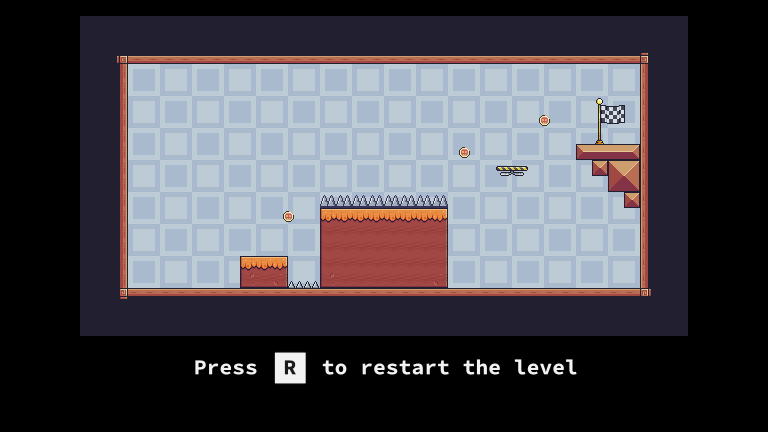

Below is a game level as drawn by its tile map, then a one-line description and the .tmx that defines it (tile-layer data replaced by summaries):
An orthogonal 48x27 tile map with 16x16 px tiles, 8 tile layers (background, instruction, platforms, falling_platforms, ...), 8 tilesets and 11 objects.

<map version="1.9" tiledversion="1.9.1" orientation="orthogonal" renderorder="left-up" width="48" height="27" tilewidth="16" tileheight="16" infinite="0" nextlayerid="12" nextobjectid="12">
 <tileset firstgid="1" source="Terrain.tsx" />
 <tileset firstgid="243" source="falling_platform.tsx" />
 <tileset firstgid="244" source="static_spikes.tsx" />
 <tileset firstgid="245" source="spikes.tsx" />
 <tileset firstgid="249" source="coin.tsx" />
 <tileset firstgid="250" source="Backgrounds.tsx" />
 <tileset firstgid="257" name="instruction3" tilewidth="16" tileheight="16" tilecount="104" columns="26">
  <image source="../image/instruction3.png" width="420" height="64" />
 </tileset>
 <tileset firstgid="361" source="end_point.tsx" />
 <layer id="1" name="background" width="48" height="27" locked="1">
  <data>[1296 cells, 33 non-empty, 1 distinct tile ids]</data>
 </layer>
 <layer id="11" name="instruction" width="48" height="27" locked="1">
  <data>[1296 cells, 104 non-empty, 104 distinct tile ids]</data>
 </layer>
 <layer id="2" name="platforms" width="48" height="27" locked="1">
  <data>[1296 cells, 736 non-empty, 29 distinct tile ids]</data>
 </layer>
 <layer id="8" name="falling_platforms" width="48" height="27" locked="1">
  <data>[1296 cells, 1 non-empty, 1 distinct tile ids]</data>
 </layer>
 <layer id="4" name="static_spikes" width="48" height="27" locked="1">
  <properties>
   <property name="rotation" type="float" value="0" />
  </properties>
  <data>[1296 cells, 2 non-empty, 1 distinct tile ids]</data>
 </layer>
 <layer id="5" name="active_spikes" width="48" height="27" locked="1">
  <properties>
   <property name="rotation" type="float" value="0" />
  </properties>
  <data>[1296 cells, 8 non-empty, 1 distinct tile ids]</data>
 </layer>
 <layer id="3" name="coins" width="48" height="27" locked="1">
  <data>[1296 cells, 3 non-empty, 1 distinct tile ids]</data>
 </layer>
 <layer id="7" name="end_point" width="48" height="27" locked="1">
  <data>[1296 cells, 1 non-empty, 1 distinct tile ids]</data>
 </layer>
 <objectgroup id="9" name="collided_objects" locked="1">
  <object id="1" x="128" y="32" width="512" height="32" />
  <object id="2" x="640" y="64" width="32" height="224" />
  <object id="3" x="128" y="288" width="512" height="32" />
  <object id="4" x="96" y="64" width="32" height="224" />
  <object id="5" x="240" y="256" width="48" height="32" />
  <object id="6" x="320" y="208" width="128" height="80" />
  <object id="7" x="576" y="144" width="64" height="16" />
  <object id="8" x="592" y="160" width="48" height="16" />
  <object id="9" x="608" y="176" width="32" height="16" />
  <object id="10" x="624" y="192" width="16" height="16" />
 </objectgroup>
 <objectgroup id="10" name="player" locked="1">
  <object id="11" x="176" y="240" />
 </objectgroup>
</map>
